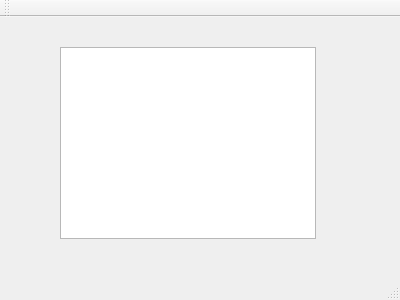
<?xml version="1.0" encoding="UTF-8"?>
<ui version="4.0">
 <class>MainWindow</class>
 <widget class="QMainWindow" name="MainWindow">
  <property name="geometry">
   <rect>
    <x>0</x>
    <y>0</y>
    <width>400</width>
    <height>300</height>
   </rect>
  </property>
  <property name="windowTitle">
   <string>MainWindow</string>
  </property>
  <widget class="QWidget" name="centralWidget">
   <widget class="GStateGraph" name="graphicsView">
    <property name="geometry">
     <rect>
      <x>60</x>
      <y>30</y>
      <width>256</width>
      <height>192</height>
     </rect>
    </property>
   </widget>
  </widget>
  <widget class="QMenuBar" name="menuBar">
   <property name="geometry">
    <rect>
     <x>0</x>
     <y>0</y>
     <width>400</width>
     <height>27</height>
    </rect>
   </property>
  </widget>
  <widget class="QToolBar" name="mainToolBar">
   <attribute name="toolBarArea">
    <enum>TopToolBarArea</enum>
   </attribute>
   <attribute name="toolBarBreak">
    <bool>false</bool>
   </attribute>
  </widget>
  <widget class="QStatusBar" name="statusBar"/>
 </widget>
 <layoutdefault spacing="6" margin="11"/>
 <customwidgets>
  <customwidget>
   <class>GStateGraph</class>
   <extends>QGraphicsView</extends>
   <header>gstategraph.h</header>
  </customwidget>
 </customwidgets>
 <resources/>
 <connections/>
</ui>
